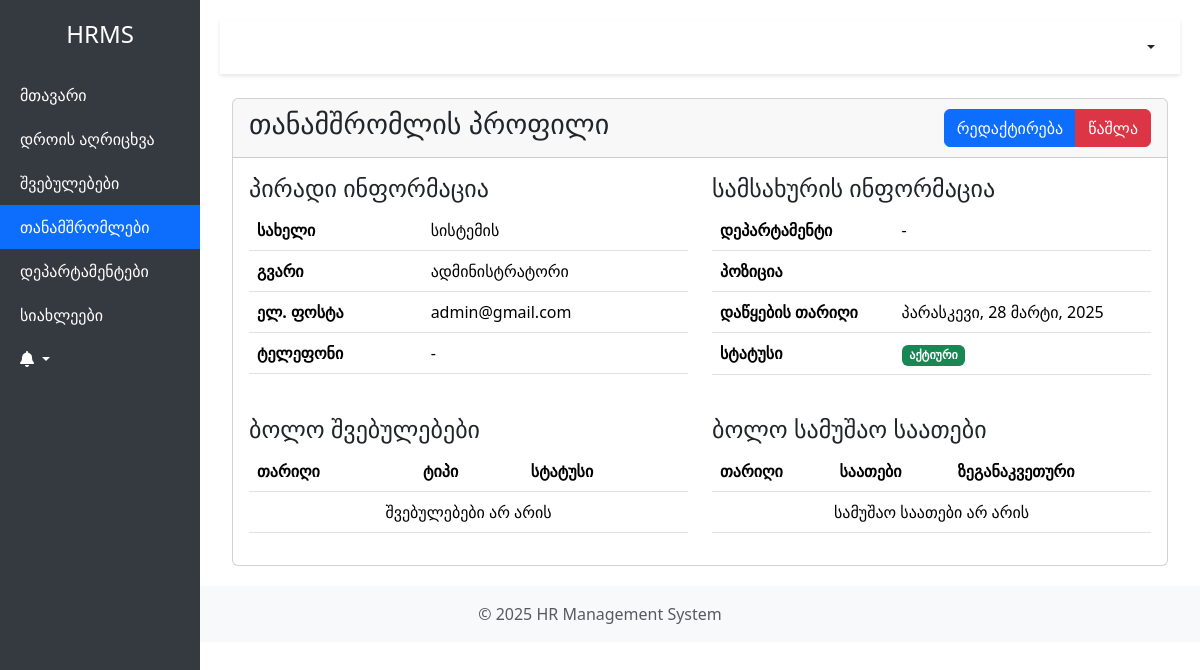
Page /employees/1/ (signed in) on the earlier database version.
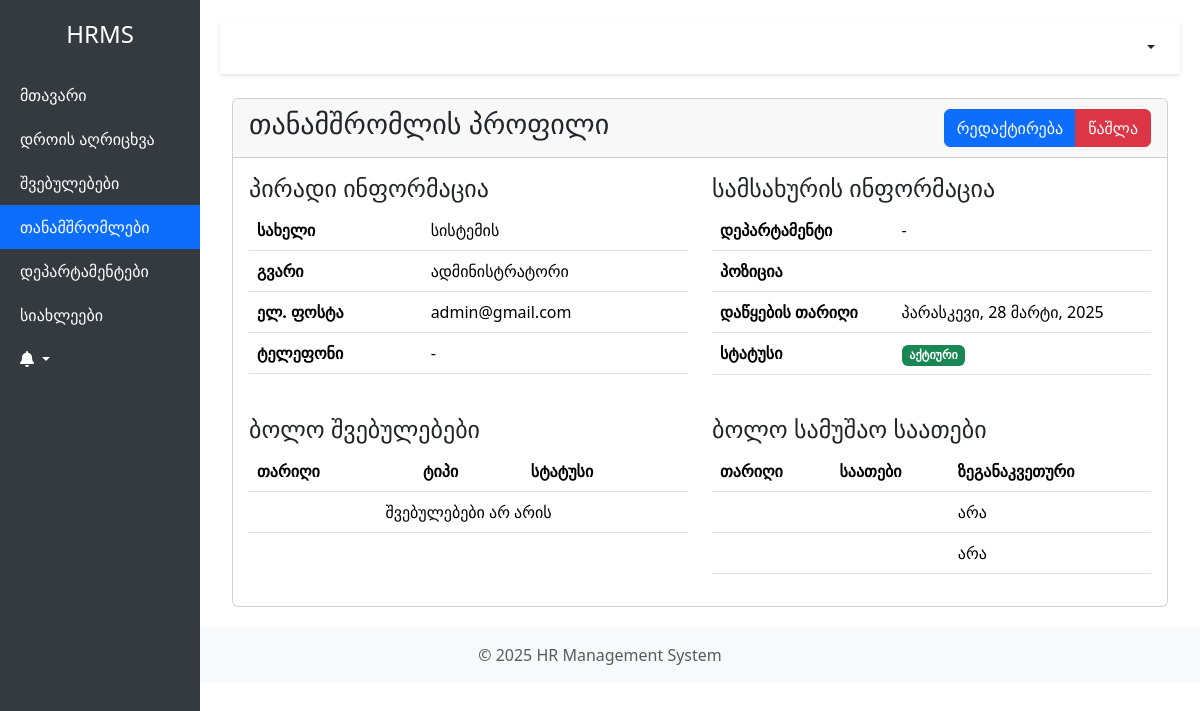
Same page on the later database version.
### hr_app/models.py (models this page shows, shortened)
class TimeEntry(models.Model):
    employee = models.ForeignKey('Employee', on_delete=models.CASCADE, related_name='time_entries')
    check_in = models.DateTimeField(_('შემოსვლის დრო'), default=timezone.now)
    check_out = models.DateTimeField(_('გასვლის დრო'), null=True, blank=True)
    ip_address = models.GenericIPAddressField(_('IP მისამართი'))
    class Meta:
        ordering = ['-check_in']
        verbose_name = _('დროის ჩანაწერი')
        verbose_name_plural = _('დროის ჩანაწერები')

### hr_app/views.py (the view)
# urls.py: path('employees/<int:pk>/', views.EmployeeDetailView.as_view(), name='employee-detail'),
class EmployeeDetailView(LoginRequiredMixin, UserPassesTestMixin, DetailView):
    model = Employee
    template_name = 'hr_app/employee/detail.html'
    def test_func(self):
        employee = self.get_object()
        return (hasattr(self.request.user, 'role') and
                self.request.user.role.role in ['admin', 'hr_manager']) or \
               self.request.user == employee.user

### hr_app/templates/hr_app/employee/detail.html (shortened to what the changed rows need)
{% extends 'hr_app/base.html' %}
{% load django_bootstrap5 %}
{% load i18n %}
{% block content %}
<div class="container mt-4">
    <div class="card">
        <div class="card-body">
            <div class="row">
                <div class="col-md-6">
                    <table class="table">
                        <tr>
                            <th>{% trans "სახელი" %}</th>
                        </tr>
                        <tr>
                            <th>{% trans "გვარი" %}</th>
                        </tr>
                        <tr>
                            <th>{% trans "ელ. ფოსტა" %}</th>
                        </tr>
                        <tr>
                            <th>{% trans "ტელეფონი" %}</th>
                        </tr>
                    </table>
                </div>
                <div class="col-md-6">
                    <table class="table">
                        <tr>
                            <th>{% trans "დეპარტამენტი" %}</th>
                        </tr>
                        <tr>
                            <th>{% trans "პოზიცია" %}</th>
                        </tr>
                        <tr>
                            <th>{% trans "დაწყების თარიღი" %}</th>
                        </tr>
                        <tr>
                            <th>{% trans "სტატუსი" %}</th>
                        </tr>
                    </table>
                </div>
            </div>
            {% if user.role.role in 'admin,hr_manager' or user == object.user %}
            <div class="row mt-4">
                <div class="col-md-6">
                    <div class="table-responsive">
                        <table class="table">
                            <thead>
                                <tr>
                                    <th>{% trans "თარიღი" %}</th>
                                    <th>{% trans "ტიპი" %}</th>
                                    <th>{% trans "სტატუსი" %}</th>
                                </tr>
                            </thead>
                        </table>
                    </div>
                </div>
                <div class="col-md-6">
                    <div class="table-responsive">
                        <table class="table">
                            <thead>
                                <tr>
                                    <th>{% trans "თარიღი" %}</th>
                                    <th>{% trans "საათები" %}</th>
                                    <th>{% trans "ზეგანაკვეთური" %}</th>
                                </tr>
                            </thead>
                            <tbody>
                                {% for entry in object.time_entries.all|slice:":5" %}
                                <tr>
                                    <td>{{ entry.date }}</td>
                                    <td>{{ entry.hours_worked }}</td>
                                    <td>{{ entry.overtime|yesno:"დიახ,არა" }}</td>
                                </tr>
                                {% empty %}
                                <tr>
                                    <td colspan="3" class="text-center">{% trans "სამუშაო საათები არ არის" %}</td>
                                </tr>
                                {% endfor %}
                            </tbody>
                        </table>
                    </div>
                </div>
            </div>
            {% endif %}
        </div>
    </div>
</div>
{% endblock %}

Differences in the rows shown:
added TimeEntry: overtime "არა"
added TimeEntry: overtime "არა"
Other differences:
text no longer shown: "სამუშაო საათები არ არის"
